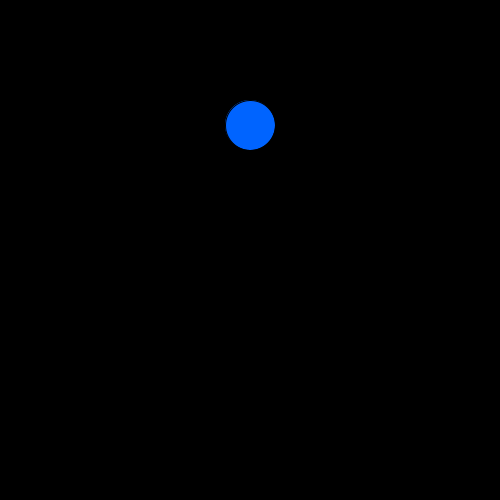
Frame 1 (no input)
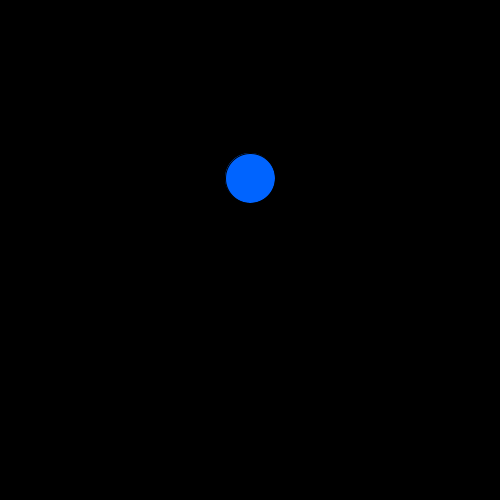
Frame 60 (the mouse pressed at the canvas centre just before this capture)
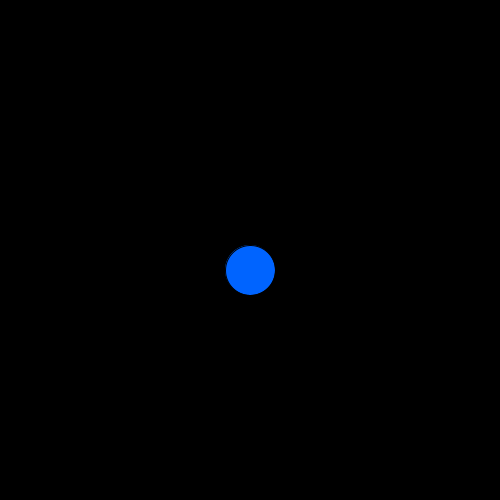
Frame 120 (the mouse held since frame 60 and released just before this capture)

The Processing sketch that drew these frames (run headless with seeded random() and noise(); from frame 60 on, the mouse is pressed at the canvas centre):

// Processing sketch: Gravity_Ball
// ── Gravity_Ball.pde
float x, y, velX, velY, gravity;
int sz=50;

void setup() {
  size(500,500);
  x=width/2;
  y=height*.25;
  velX=0;
  velY=0;
  gravity=1;
}

void draw(){
    background(0);
    fill(0, 100, 255);
    ellipse(x, y, sz, sz);
    velY+= gravity;
    x+=velX;
    y+=velY;
    if (y+sz/2 > height) {
      velY=-abs(velY);
      y=height-sz/2;
    }
  }
